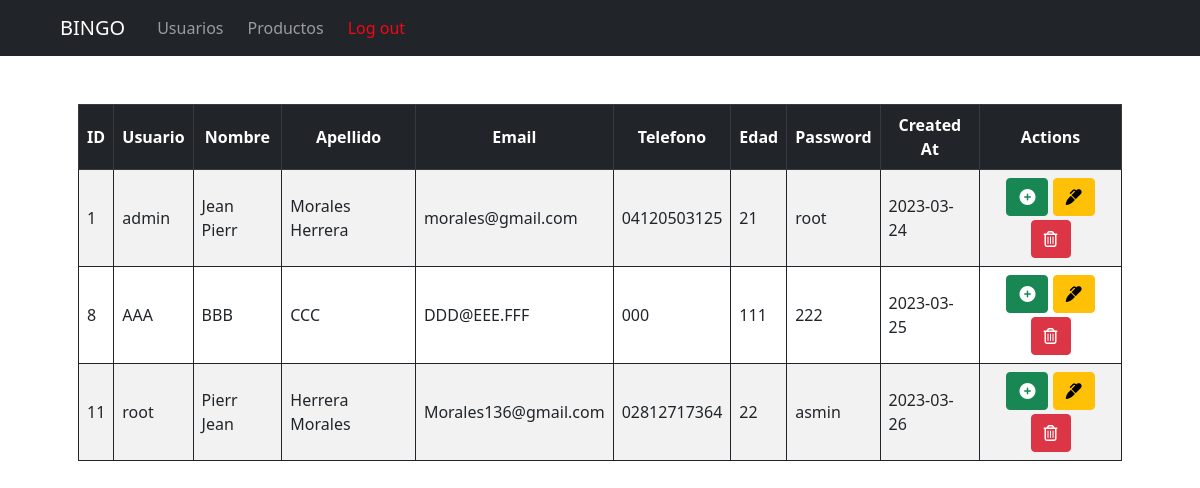
The app's page /Views/ViewIndex.php with its own data.
### tables this page shows
CREATE TABLE `users` (
  `id` int(11) NOT NULL,
  `usuario` varchar(250) NOT NULL,
  `nombre` varchar(250) NOT NULL,
  `apellido` varchar(250) NOT NULL,
  `telefono` varchar(250) NOT NULL,
  `email` varchar(250) NOT NULL,
  `edad` varchar(250) NOT NULL,
  `password` varchar(250) NOT NULL,
  `creat_at` date NOT NULL DEFAULT current_timestamp()
);

### Views/ViewUsers/TableUsers.php (the view, shortened to what this page needs)
<table class="table table-striped table-hover table-bordered border-dark aling-middle w-auto">
  <thead class="table-dark">
    <tr class="align-middle text-center">
      <th>ID</th>
      <th>Usuario</th>
      <th>Nombre</th>
      <th>Apellido</th>
      <th>Email</th>
      <th>Telefono</th>
      <th>Edad</th>
      <th>Password</th>
      <th>Created At</th>
      <th>Actions</th>
    </tr>
  </thead>
  <tbody>
    <?php
      $query = "SELECT * FROM users";
      $result_task = mysqli_query($conexion_DB,$query);
      foreach ($result_task as $resul_task2) { ?>
        <tr class="align-middle">
          <td><?php  echo $resul_task2['id']?></td>
          <td><?php  echo $resul_task2['usuario']?></td>
          <td><?php  echo $resul_task2['nombre']?></td>
          <td><?php  echo $resul_task2['apellido']?></td>
          <td><?php  echo $resul_task2['email']?></td>
          <td><?php  echo $resul_task2['telefono']?></td>
          <td><?php  echo $resul_task2['edad']?></td>
          <td><?php  echo $resul_task2['password']?></td>
          <td><?php  echo $resul_task2['creat_at']?></td>
          <td class="text-center">
            <a class="btn btn-success" href="ViewUsers/FormUsers.php"><i class="fas fa-plus-circle"></i></a>
            <a class="btn btn-warning" href="../Controllers/UsersControllers/UpdateUsers.php?id=<?php echo$resul_task2['id']?>"><i class="fas fa-marker"></i></a>
            <a class="btn btn-danger mt-1" href="../Controllers/UsersControllers/DeleteUsers.php?id=<?php echo$resul_task2['id']?>"><i class="far fa-trash-alt" ></i></a>
          </td>
        </tr>
    <?php } ?>
  </tbody>
</table>

### include/header.php (shortened to what this page needs)
<!doctype html>
<html lang="en">
  <head>
    <link rel="stylesheet" href="Views/css/styles_login.css">
    <link rel="stylesheet" href="css/syles_register.css">
    <link rel="stylesheet" href="https://use.fontawesome.com/releases/v5.15.4/css/all.css"/>
    <link href="https://cdn.jsdelivr.net/npm/bootstrap@5.0.2/dist/css/bootstrap.min.css" rel="stylesheet">
  </head>
  <body>

### include/Navbar.php (shortened to what this page needs)
<nav class="navbar navbar-expand-lg navbar-dark bg-dark">
  <div class="container-fluid">
    <a class="navbar-brand ms-5" href="ViewIndex.php">BINGO</a>
    <div class="collapse navbar-collapse" id="navbarNavDarkDropdown">
      <ul class="navbar-nav">
      <li class="nav-item dropdown ms-2">
          <a class="nav-link" href="ViewIndex.php" id="navbarDarkDropdownMenuLink" aria-expanded="false">
            Usuarios
          </a>
        </li>
        <li class="nav-item dropdown ms-2">
          <a class="nav-link" href="ViewProducts/ViewProducts.php" id="navbarDarkDropdownMenuLink" aria-expanded="false">
            Productos
          </a>
        </li>
        <li class="nav-item dropdown ms-2">
          <a class="nav-link" style="color: rgb(247, 5, 19);" href="../index.php" id="navbarDarkDropdownMenuLink" aria-expanded="false">
            Log out
          </a>
        </li>
      </ul>
    </div>
  </div>
</nav>

### Views/ViewIndex.php
<?php include('../conexion.php');?>
<?php include('../include/header.php');?>
<?php include('../include/Navbar.php');?>
    <div class="container p-5">
        <div class="row">
            <div class="col">
                <?php include("ViewUsers/TableUsers.php")?>
            </div>
        </div>
    </div>
<?php include('../include/footer.php');?>

### include/footer.php (shortened to what this page needs)
</body>
</html>

### records on screen
users: id "1", usuario "admin", nombre "Jean Pierr", apellido "Morales Herrera", email "morales@gmail.com", telefono "04120503125", edad "21", password "root", creat_at "2023-03-24"
users: id "8", usuario "AAA", nombre "BBB", apellido "CCC", email "DDD@EEE.FFF", telefono "000", edad "111", password "222", creat_at "2023-03-25"
users: id "11", usuario "root", nombre "Pierr Jean", apellido "Herrera Morales", email "Morales136@gmail.com", telefono "02812717364", edad "22", password "asmin", creat_at "2023-03-26"
